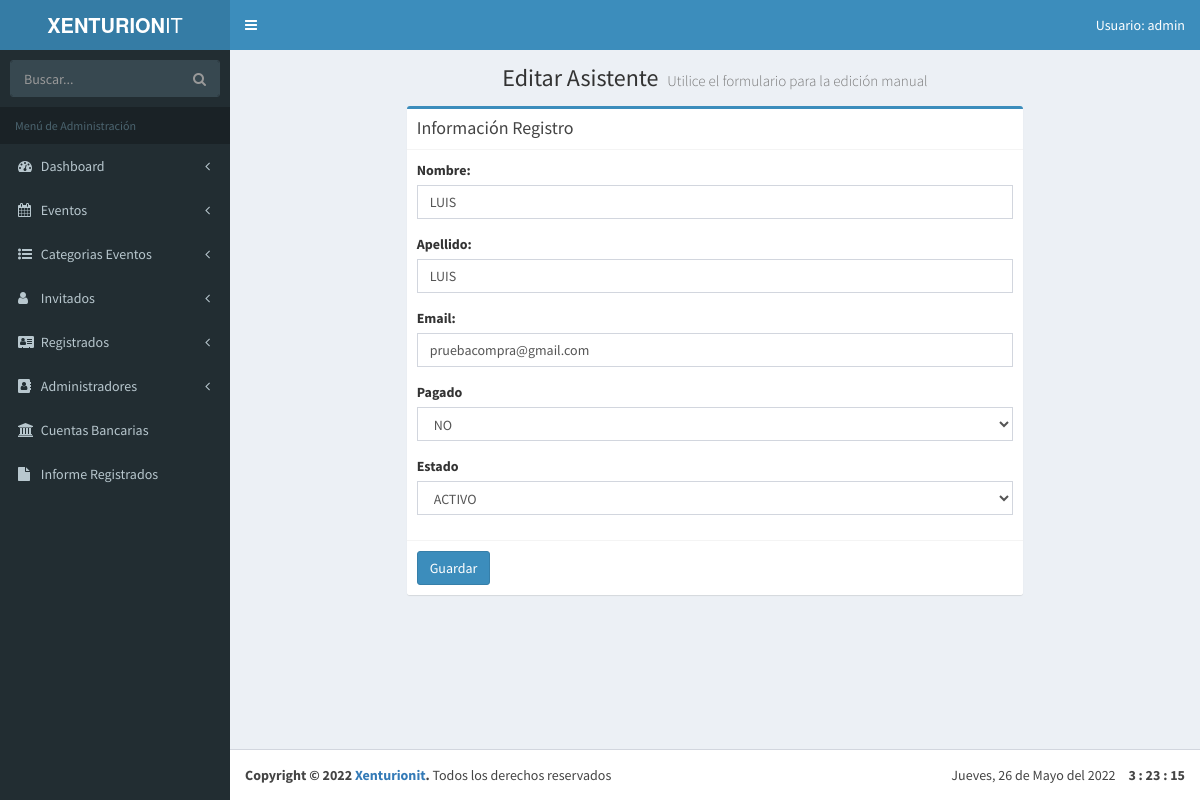
Screenshot of /admin/editar-registrado.php?id=13 (signed in) with the database file from the repository.
### tables this page shows
CREATE TABLE `registrados` (
                               `ID_Registrado` bigint(20) unsigned NOT NULL AUTO_INCREMENT,
                               `nombre_registrado` varchar(50) NOT NULL,
                               `apellido_registrado` varchar(50) NOT NULL,
                               `email_registrado` varchar(100) NOT NULL,
                               `fecha_registro` datetime NOT NULL,
                               `pases_articulos` longtext NOT NULL,
                               `talleres_registrados` longtext NOT NULL,
                               `regalo` int(11) NOT NULL,
                               `total_pagado` varchar(50) NOT NULL,
                               `pagado` int(1) NOT NULL,
                               `forma_pago` varchar(25) DEFAULT NULL,
                               `estado_registrado` tinyint(1) DEFAULT NULL,
                               PRIMARY KEY (`ID_Registrado`),
                               KEY `regalo` (`regalo`),
                               CONSTRAINT `registrados_ibfk_1` FOREIGN KEY (`regalo`) REFERENCES `regalos` (`ID_regalo`)
);

### admin/editar-registrado.php (the view, shortened to what this page needs)
<?php
    $id = $_GET['id'];
    include_once 'funciones/funciones.php';
    include_once 'templates/header.php';
?>
<body  class="hold-transition skin-blue fixed sidebar-mini" data-elemento="Eventos">
    <div class="wrapper">
        <?php include_once 'templates/barra.php'; ?>
        <?php include_once 'templates/navegacion.php'; ?>
  <div class="content-wrapper">
    <section class="content-header">
      <h1 class="text-center">
        Editar Asistente
        <small>Utilice el formulario para la edición manual</small>
      </h1>
    </section>
    <section class="content">
            <div class="row">
                <div class="col-lg-8 col-lg-offset-2">
                    <div class="box box-primary">
                            <div class="box-header with-border">
                                <h3 class="box-title">Información Registro</h3>
                            </div>
                                <?php
                                        $sql = "SELECT * FROM registrados WHERE ID_Registrado = $id ";
                                        $resultado = $conn->query($sql);
                                        $registrado = $resultado->fetch_assoc();
                                ?>
                                <form role="form" id="guardar-registro" action="modelo-registrado.php" method="post" class="editar-registrado">
                                    <div class="box-body">
                                            <div class="form-group">
                                                <label for="nombre">Nombre: </label>
                                                <input type="text" class="form-control" id="nombre" name="nombre" placeholder="Nombre" value="<?php echo $registrado['nombre_registrado']; ?>">
                                            </div>
                                            <div class="form-group">
                                                <label for="apellido">Apellido: </label>
                                                <input type="text" class="form-control" id="apellido" name="apellido" placeholder="Apellido"  value="<?php echo $registrado['apellido_registrado']; ?>">
                                            </div>
                                            <div class="form-group">
                                                <label for="email">Email: </label>
                                                <input type="email" class="form-control" id="email" name="email" placeholder="E-mail" value="<?php echo $registrado['email_registrado']; ?>">
                                            </div>
                                            <div class="form-group">
                                                <label for="pagado">Pagado</label>
                                                <select name="pagado" id="pagado" class="form-control">
                                                    <?php
                                                        if($registrado['pagado'] == 0 ) {?>
                                                            <option value="0" selected><?php echo 'NO'; ?></option>
                                                    <?php } else { ?>
                                                            <option value="0"><?php echo 'NO'; ?></option>
                                                            <option value="1" selected><?php echo 'SI'; ?></option>
                                                    <?php } ?>
                                                </select>
                                            </div>
                                        <div class="form-group">
                                            <label for="estado">Estado</label>
                                            <select name="estado" id="estado" class="form-control">
                                                <?php
                                                if($registrado['estado_registrado'] == 0 ) {?>
                                                    <option value="0" selected><?php echo 'INACTIVO'; ?></option>
                                                    <option value="1"><?php echo 'ACTIVO'; ?></option>
                                                <?php } else { ?>
                                                    <option value="1" selected><?php echo 'ACTIVO'; ?></option>
                                                <?php } ?>
                                            </select>
                                        </div>
                                    </div>
                                    <div class="box-footer">
                                        <button type="submit" name="agregar" id="btnRegistro" class="btn btn-primary">Guardar</button>
                                    </div>
                                </form>
                    </div>
                </div>
            </div>
    </section>
  </div>
<?php
  include_once 'templates/footer.php';
  include_once 'templates/footer-scripts.php';
?>

### rows the page displays
registrados: nombre "LUIS", apellido "LUIS", email "pruebacompra@gmail.com", pagado "NO", estado "ACTIVO"

### other values shown
$usuario "admin"
